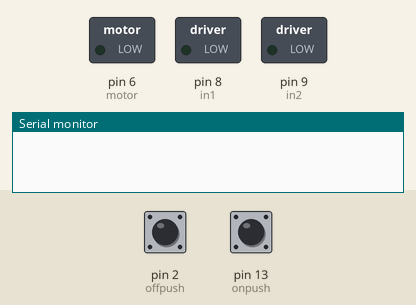
Bench run of a sketch on a simulated Arduino Uno, built with avr-gcc and run on an emulated ATmega328P. On the bench: switched loads named in the sketch (green lamp = pin HIGH), the last lines printed to the serial monitor. The inputs (shaded band) are chosen by the test bench; at power-on: pin 13 (onpush) LOW, pin 2 (offpush) LOW.

Above: at 1.2 s.
1.3 s: pin 13 (onpush) pulled HIGH for 0.15 s
At 4.0 s:
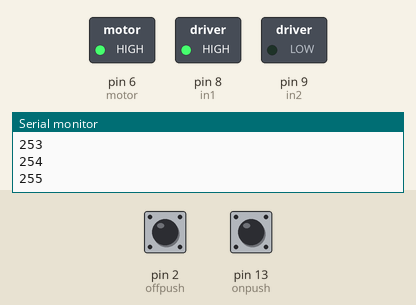
4.3 s: pin 2 (offpush) pulled HIGH for 0.15 s
At 6.4 s:
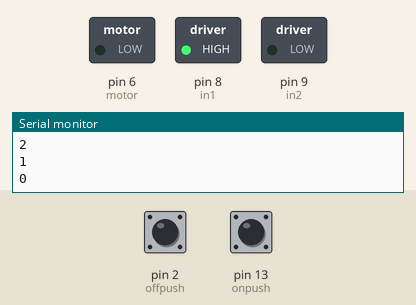
7.4 s: pin 13 (onpush) pulled HIGH for 1 s
At 10.0 s:
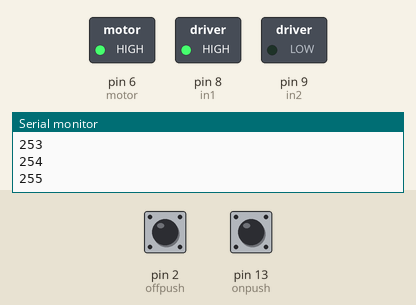
10.7 s: pin 2 (offpush) pulled HIGH for 1 s
At 13.7 s:
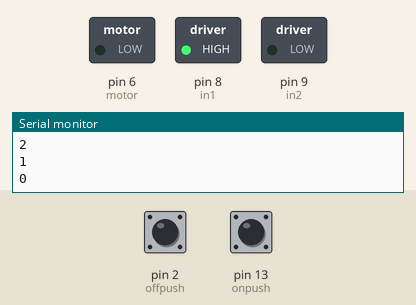
Timing chart, 0 to 15.0 s (numbered marks = the images above; inputs shaded):
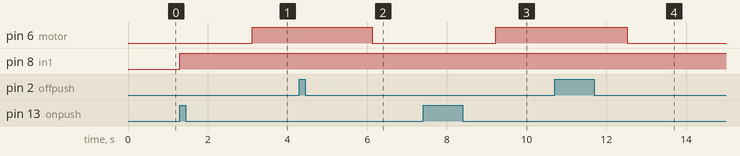

The sketch:

code.ino
```cpp
int onpush=13; //turns the motor on

int offpush=2; //turn the motor off

int motor=6;

int in1=8;// input 1

int in2=9;// input 2

int onpushstate;

int offpushstate;

int varout=0;

int y=0;

void setup() {

//  put your setup code here, to run once:

pinMode(onpush,INPUT);
pinMode(offpush,INPUT);
pinMode(motor,OUTPUT);
pinMode(in1,OUTPUT);
pinMode(in2,OUTPUT);
Serial.begin(9600);

}

void loop() {

  //  put your main code here, to run repeatedly:
  onpushstate=digitalRead(onpush);
  offpushstate=digitalRead(offpush);

  if(onpushstate==HIGH && y==0){
      for( int i=0;i<=254;i++){
        varout=varout+1;
        analogWrite(motor,varout);
        digitalWrite(in1,HIGH);
        digitalWrite(in2,LOW);
        delay(2000/255);
        Serial.println(varout);
      }
      y=1;
   }
  if(offpushstate==HIGH && y==1){
   for(int i=254;i>=0;i--){
    varout=varout-1;
    analogWrite(motor,varout);
    digitalWrite(in1,HIGH);
    digitalWrite(in2,LOW);
    delay(2000/255);
    Serial.println(varout);
    }
    y=0;
  }
}
```

Measured:
- after the input at 1.3 s, pin 6 (motor): LOW → HIGH after 1.8 s; pin 8 (in1): LOW → HIGH at once
- after the input at 4.3 s, pin 6 (motor): HIGH → LOW after 1.8 s
- after the input at 7.4 s, pin 6 (motor): LOW → HIGH after 1.8 s
- after the input at 10.7 s, pin 6 (motor): HIGH → LOW after 1.8 s
